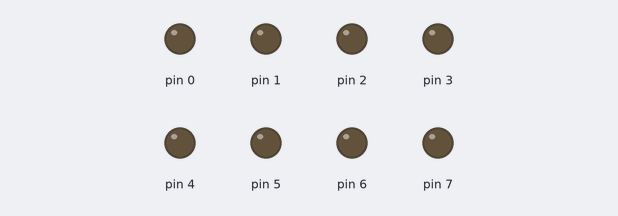
Bench run of a sketch on a simulated Arduino Uno, built with avr-gcc and run on an emulated ATmega328P. Shown: output pins drawn as LEDs (lit = HIGH). Random numbers use the default seed unless the sketch sets one.

Above: at 8.6 s.
At 18.57 s:
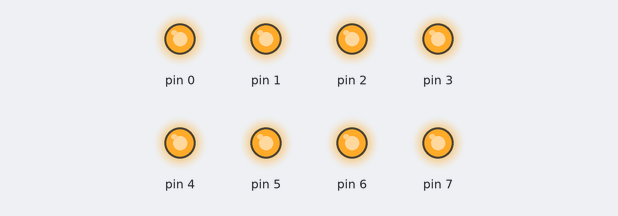
Timing chart, 0 to 40.0 s (numbered marks = the images above):
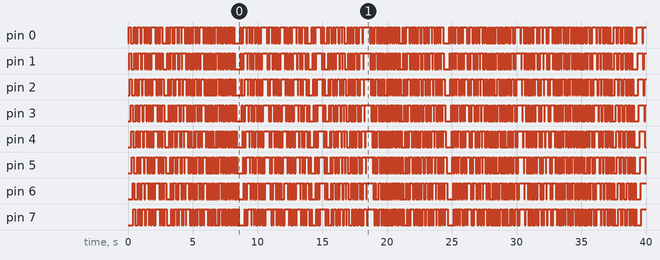

The sketch:

flow.ino
```cpp
#include <MsTimer2.h>
uint8_t pattern;
void ledOut() {pattern = pattern << 1; pattern = pattern + random(2); PORTD = pattern;}
void setup() { DDRD = 0xFF; MsTimer2::set(50, ledOut); MsTimer2::start();}
void loop() {}
```
